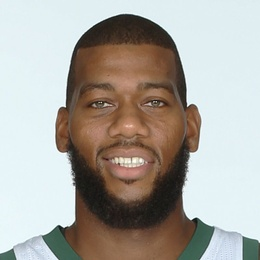
%> input picture Matlab/1.jpg, 260 x 260 px, shrunk from 800 x 800 before the run
$ octave main1.m   (GNU Octave 9; MATLAB toolbox functions it lacks are replaced by stand-ins)
%> lines starting %> are read from the running program, lines starting %| are printed output that depends on the picture
### Matlab/my_gauss_fuse.m
function resimg=my_gauss_fuse(Image1,Image2)

%% 高斯融合

% 转灰度图
[M,N,C]=size(Image1);
if C>1
    Image1=rgb2gray(Image1);
end

[M,N,C]=size(Image2);
if C>1
    Image2=rgb2gray(Image2);
end

% 进行高斯高通滤波处理
IA=Image1;
[f1,f2]=freqspace(size(IA),'meshgrid');
% 设置截止频率
% D=100/size(IA,1);
D=0.2;

r=f1.^2+f2.^2;
for i=1:size(IA,1)
    for j=1:size(IA,2)
        t=r(i,j)/(D*D);
        Hd(i,j)=1-exp(-t);
    end
end
% 频域滤波
Y=fft2(double(IA));
Y=fftshift(Y);
Ya=Y.*Hd;
Ya=ifftshift(Ya);
Ia=real(ifft2(Ya));

resimg1=uint8(Ia);

% 进行高斯低通滤波处理
IA=Image2;
[f1,f2]=freqspace(size(IA),'meshgrid');
% 设置截止频率
% D=100/size(IA,1);
D=0.1;

r=f1.^2+f2.^2;
Hd=ones(size(IA));
for i=1:size(IA,1)
    for j=1:size(IA,2)
        t=r(i,j)/(D*D);
        Hd(i,j)=exp(-t);
    end
end
% 频域滤波
Y=fft2(double(IA));
Y=fftshift(Y);
Ya=Y.*Hd;
Ya=ifftshift(Ya);
Ia=real(ifft2(Ya));
resimg2=uint8(Ia);

% 融合图像
resimg=imadd(resimg1,resimg2);

end

### Matlab/main1.m
clear
clc
close all


%%
%  人面定位融合算法
%

%% 读取图像部分

% 读取图像
[filename,pathname,filter] = uigetfile({'*.jpg;*.jpeg;*.bmp;*.gif;*.png'},'选择图片融合1');
%> the answer given: 1.jpg
if filter == 0
    return
end
str = fullfile(pathname,filename);
I1=imread(str);
%> I1 is the input picture: size 260x260x3 uint8; mean R, G, B 172.2, 168.8, 162.4

% 读取图像
[filename,pathname,filter] = uigetfile({'*.jpg;*.jpeg;*.bmp;*.gif;*.png'},'选择图片融合2');
%> the answer given: 2.jpg
if filter == 0
    return
end
str = fullfile(pathname,filename);
I2=imread(str);
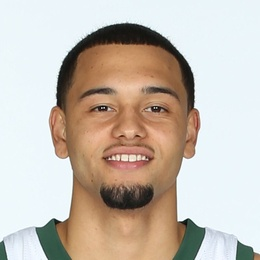
%> input picture Matlab/2.jpg, 260 x 260 px, shrunk from 800 x 800 before the run
%> I2 is the input picture: size 260x260x3 uint8; mean R, G, B 199.2, 188.7, 178.2

% 显示
figure
imshow(I1);
title('图1');

% 显示
figure
imshow(I2);
title('图2');


%% 定位人面部分

% Create a detector object.
% Detect objects using the Viola-Jones algorithm
% 在AdaBoost算法的基础上，使用Haar-like小波特征和积分图方法进行人脸检测

% Detects faces that are upright and forward facing. This model is composed of weak classifiers
% based on the classification and regression tree analysis (CART).
% These classifiers use Haar features to encode facial features.
% CART-based classifiers provide the ability to model higher-order dependencies between facial features.
faceDetector = vision.CascadeObjectDetector;

% Detect faces
bboxes1 = step(faceDetector, I1);
%> bboxes1 = [60 51 139 139]

% [7 lines of commented-out code are left out]
figure
imshow(I1)
title('人面定位')
hold on
% img_box=I1(bboxes(i,2):bboxes(i,2)+bboxes(i,4)-1,bboxes(i,1):bboxes(i,1)+bboxes(i,3)-1,:);
% 显示定位框
for i=1:length(bboxes1(:,1))
    rectangle('Position',bboxes1(i,:),'EdgeColor','g')
end
%> this loop made 1 pass


% Detect faces
bboxes2 = step(faceDetector, I2);
%> bboxes2 = [59 56 142 142]

% [7 lines of commented-out code are left out]
figure
imshow(I2)
title('人面定位')
hold on
% img_box=I1(bboxes(i,2):bboxes(i,2)+bboxes(i,4)-1,bboxes(i,1):bboxes(i,1)+bboxes(i,3)-1,:);
% 显示定位框
for i=1:length(bboxes2(:,1))
    rectangle('Position',bboxes2(i,:),'EdgeColor','g')
end


%% 人面融合部分

% 获取图1 图2的人面
Img1_face_box1=I1(bboxes1(i,2):bboxes1(i,2)+bboxes1(i,4)-1,bboxes1(i,1):bboxes1(i,1)+bboxes1(i,3)-1,:);
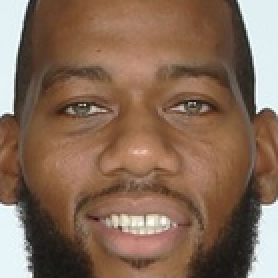
%> Img1_face_box1: size 139x139x3 uint8 (shown 2 times larger); mean R, G, B 133.9, 106, 86.9
Img2_face_box1=I2(bboxes1(i,2):bboxes1(i,2)+bboxes1(i,4)-1,bboxes1(i,1):bboxes1(i,1)+bboxes1(i,3)-1,:);

% 人面区域缩放到一致分辨率
Img2_face_box1=imresize(Img2_face_box1,[size(Img1_face_box1,1),size(Img1_face_box1,2)]);


%% 进行人面融合

% 小波融合
% Img_face1=my_wave_fuse(Img1_face_box1,Img2_face_box1);

% 高斯融合
Img_face1(:,:,1)=my_gauss_fuse(Img1_face_box1(:,:,1),Img2_face_box1(:,:,1));
%> after the loop in my_gauss_fuse, `for i=1:size(IA,1)`:
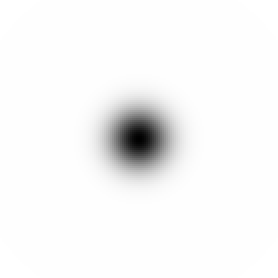
%> Hd: size 139x139 double (shown 2 times larger); min 0, max 1, mean 0.969
%> after the loop in my_gauss_fuse, `for i=1:size(IA,1)`:
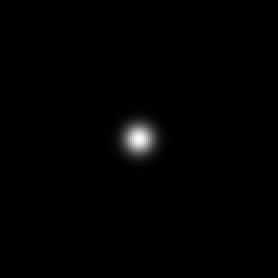
%> Hd: size 139x139 double (shown 2 times larger); min 2.43e-86, max 1, mean 0.00785
Img_face1(:,:,2)=my_gauss_fuse(Img1_face_box1(:,:,2),Img2_face_box1(:,:,2));
Img_face1(:,:,3)=my_gauss_fuse(Img1_face_box1(:,:,3),Img2_face_box1(:,:,3));
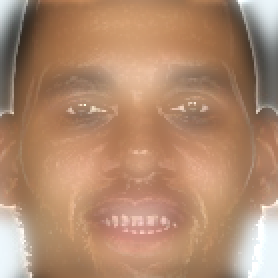
%> Img_face1: size 139x139x3 uint8 (shown 2 times larger); mean R, G, B 176.3, 137, 109.2

% 数据类型转换
Img_face1=uint8(Img_face1);

% 显示
figure
imshow(Img_face1);
title('融合后人面');


%% 背景融合部分
%#function vision
% % 设置背景图1的权值
% set_weight=0.5;
%
% % 加权融合
% Img_background=my_img_weighting_fuse(I1,I2,set_weight);

% 高斯融合
Img_background(:,:,1)=my_gauss_fuse(I1(:,:,1),I2(:,:,1));
%> in my_gauss_fuse (call 4), `Ia=real(ifft2(Ya));`:
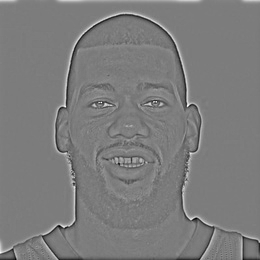
%> Ia: size 260x260 double; min -109.5, max 114.6, mean 0; drawn with min black and max white
Img_background(:,:,2)=my_gauss_fuse(I1(:,:,2),I2(:,:,2));
Img_background(:,:,3)=my_gauss_fuse(I1(:,:,3),I2(:,:,3));
%> in my_gauss_fuse (call 6), `IA=Image2;`:
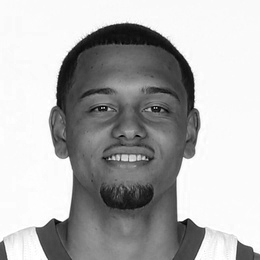
%> IA: size 260x260 uint8; min 0, max 255, mean 178.2

% 显示
figure
imshow(Img_background);
title('融合背景后的图');


%% 人面、背景融合

% 将融合后的人面替换背景的人面1
i=1;
Img_background(bboxes1(i,2):bboxes1(i,2)+bboxes1(i,4)-1,bboxes1(i,1):bboxes1(i,1)+bboxes1(i,3)-1,:)=Img_face1;


% 数据类型转换
Img_fus=uint8(Img_background);

% 显示
figure
imshow(Img_fus);
title('融合后的结果图');
